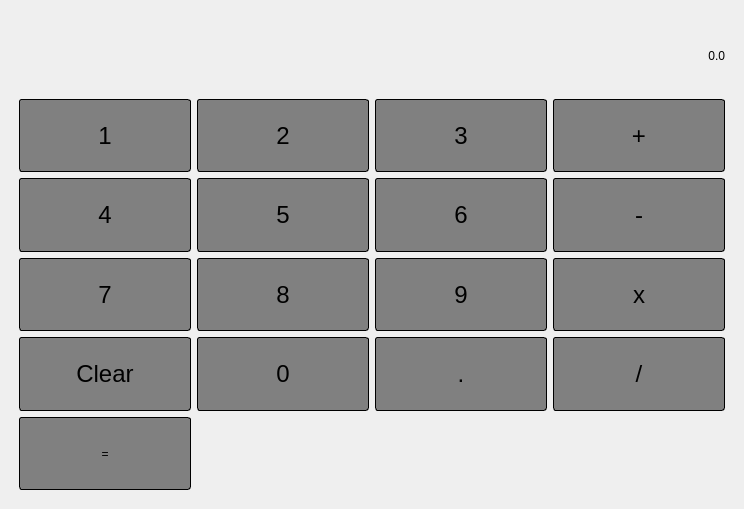
<?xml version="1.0" encoding="UTF-8"?>
<ui version="4.0">
 <class>Calculator</class>
 <widget class="QMainWindow" name="Calculator">
  <property name="geometry">
   <rect>
    <x>0</x>
    <y>0</y>
    <width>744</width>
    <height>509</height>
   </rect>
  </property>
  <property name="windowTitle">
   <string>Calculator</string>
  </property>
  <widget class="QWidget" name="centralwidget">
   <layout class="QGridLayout" name="gridLayout_2">
    <item row="0" column="0">
     <layout class="QGridLayout" name="gridLayout">
      <property name="leftMargin">
       <number>10</number>
      </property>
      <property name="topMargin">
       <number>10</number>
      </property>
      <property name="rightMargin">
       <number>10</number>
      </property>
      <property name="bottomMargin">
       <number>10</number>
      </property>
      <item row="4" column="1">
       <widget class="QPushButton" name="button0">
        <property name="sizePolicy">
         <sizepolicy hsizetype="Preferred" vsizetype="Preferred">
          <horstretch>0</horstretch>
          <verstretch>0</verstretch>
         </sizepolicy>
        </property>
        <property name="font">
         <font>
          <pointsize>18</pointsize>
         </font>
        </property>
        <property name="styleSheet">
         <string notr="true">QPushButton {
	background-color: #808080;
	border: 1px solid black;
	border-radius: 3px;
	padding: 5px;
}

QPushButton:pressed {
	background-color: #404040;
}</string>
        </property>
        <property name="text">
         <string>0</string>
        </property>
       </widget>
      </item>
      <item row="4" column="0">
       <widget class="QPushButton" name="buttonClear">
        <property name="sizePolicy">
         <sizepolicy hsizetype="Preferred" vsizetype="Preferred">
          <horstretch>0</horstretch>
          <verstretch>0</verstretch>
         </sizepolicy>
        </property>
        <property name="font">
         <font>
          <pointsize>18</pointsize>
         </font>
        </property>
        <property name="styleSheet">
         <string notr="true">QPushButton {
	background-color: #808080;
	border: 1px solid black;
	border-radius: 3px;
	padding: 5px;
}

QPushButton:pressed {
	background-color: #404040;
}</string>
        </property>
        <property name="text">
         <string>Clear</string>
        </property>
       </widget>
      </item>
      <item row="4" column="2">
       <widget class="QPushButton" name="buttonDot">
        <property name="sizePolicy">
         <sizepolicy hsizetype="Preferred" vsizetype="Preferred">
          <horstretch>0</horstretch>
          <verstretch>0</verstretch>
         </sizepolicy>
        </property>
        <property name="font">
         <font>
          <pointsize>18</pointsize>
         </font>
        </property>
        <property name="styleSheet">
         <string notr="true">QPushButton {
	background-color: #808080;
	border: 1px solid black;
	border-radius: 3px;
	padding: 5px;
}

QPushButton:pressed {
	background-color: #404040;
}</string>
        </property>
        <property name="text">
         <string>.</string>
        </property>
       </widget>
      </item>
      <item row="4" column="3">
       <widget class="QPushButton" name="buttonDiv">
        <property name="sizePolicy">
         <sizepolicy hsizetype="Preferred" vsizetype="Preferred">
          <horstretch>0</horstretch>
          <verstretch>0</verstretch>
         </sizepolicy>
        </property>
        <property name="font">
         <font>
          <pointsize>18</pointsize>
         </font>
        </property>
        <property name="styleSheet">
         <string notr="true">QPushButton {
	background-color: #808080;
	border: 1px solid black;
	border-radius: 3px;
	padding: 5px;
}

QPushButton:pressed {
	background-color: #404040;
}</string>
        </property>
        <property name="text">
         <string>/</string>
        </property>
       </widget>
      </item>
      <item row="1" column="0">
       <widget class="QPushButton" name="button1">
        <property name="sizePolicy">
         <sizepolicy hsizetype="Preferred" vsizetype="Preferred">
          <horstretch>0</horstretch>
          <verstretch>0</verstretch>
         </sizepolicy>
        </property>
        <property name="font">
         <font>
          <pointsize>18</pointsize>
         </font>
        </property>
        <property name="styleSheet">
         <string notr="true">QPushButton {
	background-color: #808080;
	border: 1px solid black;
	border-radius: 3px;
	padding: 5px;
}

QPushButton:pressed {
	background-color: #404040;
}</string>
        </property>
        <property name="text">
         <string>1</string>
        </property>
       </widget>
      </item>
      <item row="0" column="0" colspan="4">
       <widget class="QLabel" name="display">
        <property name="text">
         <string>0.0</string>
        </property>
        <property name="alignment">
         <set>Qt::AlignRight|Qt::AlignTrailing|Qt::AlignVCenter</set>
        </property>
       </widget>
      </item>
      <item row="1" column="2">
       <widget class="QPushButton" name="button3">
        <property name="sizePolicy">
         <sizepolicy hsizetype="Preferred" vsizetype="Preferred">
          <horstretch>0</horstretch>
          <verstretch>0</verstretch>
         </sizepolicy>
        </property>
        <property name="font">
         <font>
          <pointsize>18</pointsize>
         </font>
        </property>
        <property name="styleSheet">
         <string notr="true">QPushButton {
	background-color: #808080;
	border: 1px solid black;
	border-radius: 3px;
	padding: 5px;
}

QPushButton:pressed {
	background-color: #404040;
}</string>
        </property>
        <property name="text">
         <string>3</string>
        </property>
       </widget>
      </item>
      <item row="2" column="3">
       <widget class="QPushButton" name="buttonSub">
        <property name="sizePolicy">
         <sizepolicy hsizetype="Preferred" vsizetype="Preferred">
          <horstretch>0</horstretch>
          <verstretch>0</verstretch>
         </sizepolicy>
        </property>
        <property name="font">
         <font>
          <pointsize>18</pointsize>
         </font>
        </property>
        <property name="styleSheet">
         <string notr="true">QPushButton {
	background-color: #808080;
	border: 1px solid black;
	border-radius: 3px;
	padding: 5px;
}

QPushButton:pressed {
	background-color: #404040;
}</string>
        </property>
        <property name="text">
         <string>-</string>
        </property>
       </widget>
      </item>
      <item row="3" column="3">
       <widget class="QPushButton" name="buttonMul">
        <property name="sizePolicy">
         <sizepolicy hsizetype="Preferred" vsizetype="Preferred">
          <horstretch>0</horstretch>
          <verstretch>0</verstretch>
         </sizepolicy>
        </property>
        <property name="font">
         <font>
          <pointsize>18</pointsize>
         </font>
        </property>
        <property name="styleSheet">
         <string notr="true">QPushButton {
	background-color: #808080;
	border: 1px solid black;
	border-radius: 3px;
	padding: 5px;
}

QPushButton:pressed {
	background-color: #404040;
}</string>
        </property>
        <property name="text">
         <string>x</string>
        </property>
       </widget>
      </item>
      <item row="3" column="0">
       <widget class="QPushButton" name="button7">
        <property name="sizePolicy">
         <sizepolicy hsizetype="Preferred" vsizetype="Preferred">
          <horstretch>0</horstretch>
          <verstretch>0</verstretch>
         </sizepolicy>
        </property>
        <property name="font">
         <font>
          <pointsize>18</pointsize>
         </font>
        </property>
        <property name="styleSheet">
         <string notr="true">QPushButton {
	background-color: #808080;
	border: 1px solid black;
	border-radius: 3px;
	padding: 5px;
}

QPushButton:pressed {
	background-color: #404040;
}</string>
        </property>
        <property name="text">
         <string>7</string>
        </property>
       </widget>
      </item>
      <item row="3" column="1">
       <widget class="QPushButton" name="button8">
        <property name="sizePolicy">
         <sizepolicy hsizetype="Preferred" vsizetype="Preferred">
          <horstretch>0</horstretch>
          <verstretch>0</verstretch>
         </sizepolicy>
        </property>
        <property name="font">
         <font>
          <pointsize>18</pointsize>
         </font>
        </property>
        <property name="styleSheet">
         <string notr="true">QPushButton {
	background-color: #808080;
	border: 1px solid black;
	border-radius: 3px;
	padding: 5px;
}

QPushButton:pressed {
	background-color: #404040;
}</string>
        </property>
        <property name="text">
         <string>8</string>
        </property>
       </widget>
      </item>
      <item row="2" column="1">
       <widget class="QPushButton" name="button5">
        <property name="sizePolicy">
         <sizepolicy hsizetype="Preferred" vsizetype="Preferred">
          <horstretch>0</horstretch>
          <verstretch>0</verstretch>
         </sizepolicy>
        </property>
        <property name="font">
         <font>
          <pointsize>18</pointsize>
         </font>
        </property>
        <property name="styleSheet">
         <string notr="true">QPushButton {
	background-color: #808080;
	border: 1px solid black;
	border-radius: 3px;
	padding: 5px;
}

QPushButton:pressed {
	background-color: #404040;
}</string>
        </property>
        <property name="text">
         <string>5</string>
        </property>
       </widget>
      </item>
      <item row="1" column="1">
       <widget class="QPushButton" name="button2">
        <property name="sizePolicy">
         <sizepolicy hsizetype="Preferred" vsizetype="Preferred">
          <horstretch>0</horstretch>
          <verstretch>0</verstretch>
         </sizepolicy>
        </property>
        <property name="font">
         <font>
          <pointsize>18</pointsize>
         </font>
        </property>
        <property name="styleSheet">
         <string notr="true">QPushButton {
	background-color: #808080;
	border: 1px solid black;
	border-radius: 3px;
	padding: 5px;
}

QPushButton:pressed {
	background-color: #404040;
}</string>
        </property>
        <property name="text">
         <string>2</string>
        </property>
       </widget>
      </item>
      <item row="2" column="2">
       <widget class="QPushButton" name="button6">
        <property name="sizePolicy">
         <sizepolicy hsizetype="Preferred" vsizetype="Preferred">
          <horstretch>0</horstretch>
          <verstretch>0</verstretch>
         </sizepolicy>
        </property>
        <property name="font">
         <font>
          <pointsize>18</pointsize>
         </font>
        </property>
        <property name="styleSheet">
         <string notr="true">QPushButton {
	background-color: #808080;
	border: 1px solid black;
	border-radius: 3px;
	padding: 5px;
}

QPushButton:pressed {
	background-color: #404040;
}</string>
        </property>
        <property name="text">
         <string>6</string>
        </property>
       </widget>
      </item>
      <item row="2" column="0">
       <widget class="QPushButton" name="button4">
        <property name="sizePolicy">
         <sizepolicy hsizetype="Preferred" vsizetype="Preferred">
          <horstretch>0</horstretch>
          <verstretch>0</verstretch>
         </sizepolicy>
        </property>
        <property name="font">
         <font>
          <pointsize>18</pointsize>
         </font>
        </property>
        <property name="styleSheet">
         <string notr="true">QPushButton {
	background-color: #808080;
	border: 1px solid black;
	border-radius: 3px;
	padding: 5px;
}

QPushButton:pressed {
	background-color: #404040;
}</string>
        </property>
        <property name="text">
         <string>4</string>
        </property>
       </widget>
      </item>
      <item row="3" column="2">
       <widget class="QPushButton" name="button9">
        <property name="sizePolicy">
         <sizepolicy hsizetype="Preferred" vsizetype="Preferred">
          <horstretch>0</horstretch>
          <verstretch>0</verstretch>
         </sizepolicy>
        </property>
        <property name="font">
         <font>
          <pointsize>18</pointsize>
         </font>
        </property>
        <property name="styleSheet">
         <string notr="true">QPushButton {
	background-color: #808080;
	border: 1px solid black;
	border-radius: 3px;
	padding: 5px;
}

QPushButton:pressed {
	background-color: #404040;
}</string>
        </property>
        <property name="text">
         <string>9</string>
        </property>
       </widget>
      </item>
      <item row="1" column="3">
       <widget class="QPushButton" name="buttonAdd">
        <property name="sizePolicy">
         <sizepolicy hsizetype="Preferred" vsizetype="Preferred">
          <horstretch>0</horstretch>
          <verstretch>0</verstretch>
         </sizepolicy>
        </property>
        <property name="font">
         <font>
          <pointsize>18</pointsize>
         </font>
        </property>
        <property name="styleSheet">
         <string notr="true">QPushButton {
	background-color: #808080;
	border: 1px solid black;
	border-radius: 3px;
	padding: 5px;
}

QPushButton:pressed {
	background-color: #404040;
}</string>
        </property>
        <property name="text">
         <string>+</string>
        </property>
       </widget>
      </item>
      <item row="5" column="0">
       <widget class="QPushButton" name="equalsButton">
        <property name="sizePolicy">
         <sizepolicy hsizetype="Preferred" vsizetype="Preferred">
          <horstretch>0</horstretch>
          <verstretch>0</verstretch>
         </sizepolicy>
        </property>
        <property name="styleSheet">
         <string notr="true">QPushButton {
	background-color: #808080;
	border: 1px solid black;
	border-radius: 3px;
	padding: 5px;
}

QPushButton:pressed {
	background-color: #404040;
}</string>
        </property>
        <property name="text">
         <string>=</string>
        </property>
       </widget>
      </item>
     </layout>
    </item>
   </layout>
  </widget>
 </widget>
 <resources/>
 <connections/>
</ui>
